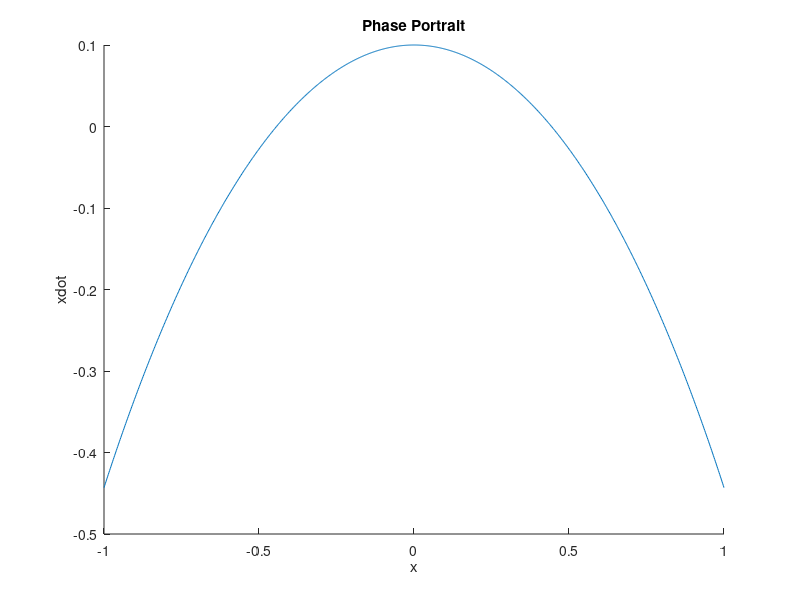

Here is the MATLAB script that generated this plot:
xdot = @(r,x) r - cosh(x);

x = linspace(-1,1,1000);
r = 1.1;
f = xdot(r,x);

xdot_rf = @(x) r - cosh(x);



roots = zeros(2,1);
roots(1,1) = fzero(xdot_rf, 0.1);
roots(2,1) = fzero(xdot_rf, -0.1);

hold on;
plot(x, f)
title('Phase Portrait')
xlabel('x')
ylabel('xdot')
hold off